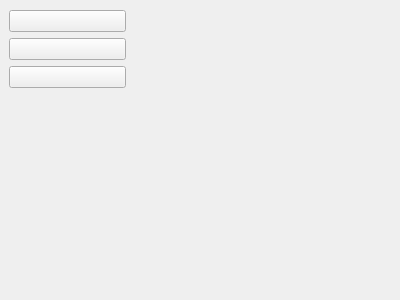
<?xml version="1.0" encoding="UTF-8"?>
<ui version="4.0">
 <class>frmData</class>
 <widget class="QWidget" name="frmData">
  <property name="geometry">
   <rect>
    <x>0</x>
    <y>0</y>
    <width>400</width>
    <height>300</height>
   </rect>
  </property>
  <property name="windowTitle">
   <string>Form</string>
  </property>
  <layout class="QHBoxLayout" name="horizontalLayout">
   <property name="spacing">
    <number>1</number>
   </property>
   <property name="leftMargin">
    <number>0</number>
   </property>
   <property name="topMargin">
    <number>1</number>
   </property>
   <property name="rightMargin">
    <number>0</number>
   </property>
   <property name="bottomMargin">
    <number>0</number>
   </property>
   <item>
    <widget class="QWidget" name="widgetLeft" native="true">
     <property name="minimumSize">
      <size>
       <width>135</width>
       <height>0</height>
      </size>
     </property>
     <property name="autoFillBackground">
      <bool>true</bool>
     </property>
     <layout class="QVBoxLayout" name="verticalLayout">
      <item>
       <widget class="QPushButton" name="btnDataNode">
        <property name="text">
         <string/>
        </property>
       </widget>
      </item>
      <item>
       <widget class="QPushButton" name="btnDataAlarm">
        <property name="text">
         <string/>
        </property>
       </widget>
      </item>
      <item>
       <widget class="QPushButton" name="btnDataUser">
        <property name="text">
         <string/>
        </property>
       </widget>
      </item>
      <item>
       <spacer name="verticalSpacer">
        <property name="orientation">
         <enum>Qt::Vertical</enum>
        </property>
        <property name="sizeHint" stdset="0">
         <size>
          <width>20</width>
          <height>414</height>
         </size>
        </property>
       </spacer>
      </item>
     </layout>
    </widget>
   </item>
   <item>
    <widget class="QStackedWidget" name="stackedWidget">
     <property name="currentIndex">
      <number>-1</number>
     </property>
    </widget>
   </item>
  </layout>
 </widget>
 <resources/>
 <connections/>
</ui>
